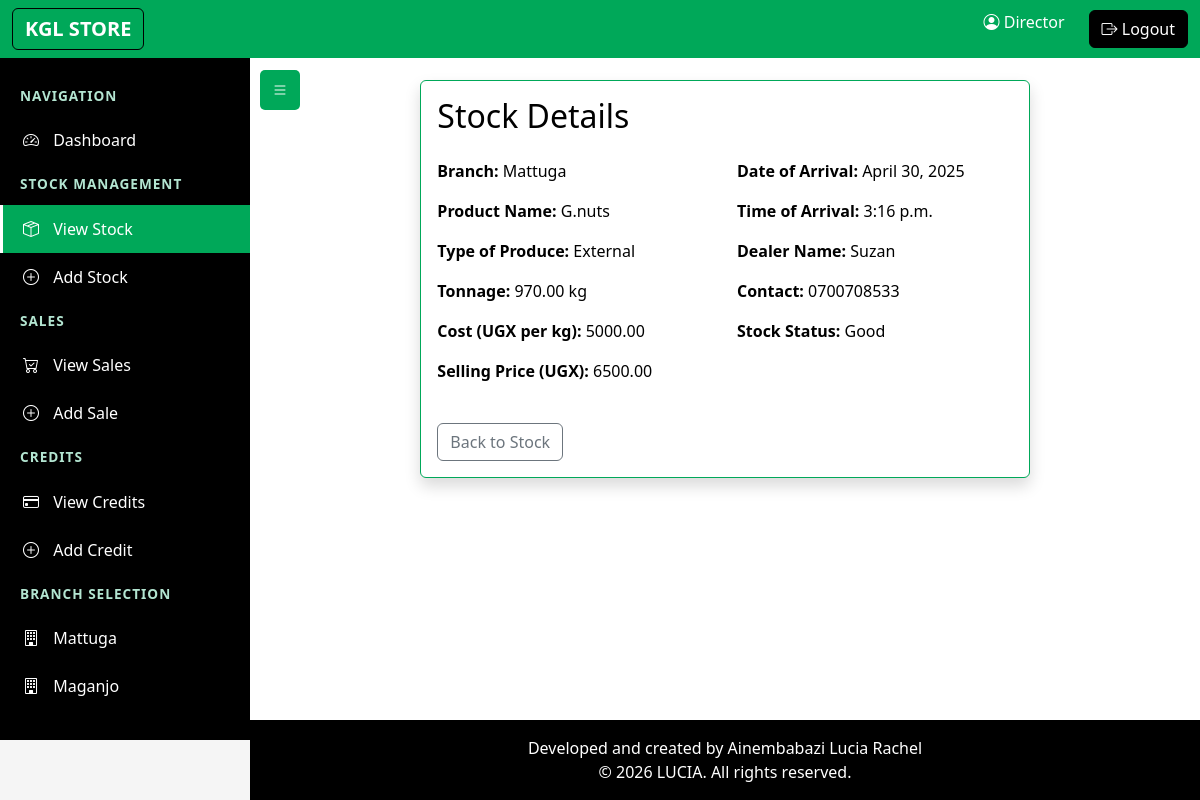
/stock/6/ (signed in), run on the app's committed database.
### kglapp/models.py (models this page shows, shortened)
class UserProfile(AbstractUser):
    USERNAME_FIELD = 'username'
    REQUIRED_FIELDS = ['email']
    phone_number = models.CharField(max_length=15, null=False, blank=False)
    address = models.TextField(null=False, blank=False)
    contact = models.CharField(max_length=20, blank=True)
    gender = models.CharField(max_length=10, null=False, blank=False)
    role = models.CharField(max_length=20, choices=[
        ('manager', 'Manager'),
        ('director', 'Director'),
        ('sales_agent', 'Sales Agent')
    ], default='manager')
    branch = models.CharField(max_length=100, null=True, blank=True, choices=[
        ('Mattuga', 'Mattuga'),
        ('Maganjo', 'Maganjo'),
    ])
    date_joined = models.DateTimeField(default=timezone.now)

class Stock(models.Model):
    name_of_produce = models.CharField(max_length=100, null=False, blank=False)
    branch = models.CharField(max_length=100, null=False, blank=False, default='Mattuga', choices=[
        ('Mattuga', 'Mattuga'),
        ('Maganjo', 'Maganjo'),
    ])
    type_of_produce = models.CharField(max_length=50, null=False, blank=False)
    date_of_arrival = models.DateField(auto_now_add=True,null=False, blank=False)
    time_of_arrival = models.TimeField(auto_now_add=True,null=False, blank=False)
    tonnage = models.DecimalField(max_digits=10, decimal_places=2, null= False, blank=False)
    name_of_dealer = models.CharField(max_length=100, null=False, blank=False)
    cost = models.DecimalField(max_digits=12, decimal_places=2, null=False, blank=False)
    contact = models.CharField(max_length=20, null=False, blank=False)
    sell_price = models.DecimalField(max_digits=12, decimal_places=2, null=False, blank=False)
    def get_stock_status(self):
        if self.tonnage < 100:
            return "Low"
        elif self.tonnage < 500:
            return "Medium"
        else:
            return "Good"

### kglapp/views.py (the view)
# urls.py: path('stock/<int:stock_id>/', views.view_stock, name='view_stock'),
@login_required
@has_role(['manager', 'director'])
@branch_access_required
def view_stock(request, stock_id):
    stock = get_object_or_404(Stock, id=stock_id)
    return render(request, 'view_stock.html', {'stock': stock})

### kglapp/views.py (called while the page is built, shortened)
def has_role(roles):
    def check_role(user):
        if not user.is_authenticated:
            return False
        if user.is_superuser:
            return True
        if isinstance(roles, str):
            return user.role == roles
        return user.role in roles
    return user_passes_test(check_role)

def branch_access_required(view_func):
    @wraps(view_func)
    def _wrapped_view(request, *args, **kwargs):
        if request.user.is_superuser or request.user.role == 'director':
            return view_func(request, *args, **kwargs)
    return _wrapped_view

### kglapp/templates/view_stock.html (shortened to what this page needs)
{% extends 'base.html' %}
{% block content %}
<div class="row justify-content-center">
    <div class="col-md-8">
        <div class="card shadow">
            <div class="card-body">
                <h2 class="mb-4">Stock Details</h2>
                <div class="row mb-3">
                    <div class="col-md-6">
                        <p><strong>Branch:</strong> {{ stock.branch }}</p>
                        <p><strong>Product Name:</strong> {{ stock.name_of_produce }}</p>
                        <p><strong>Type of Produce:</strong> {{ stock.type_of_produce }}</p>
                        <p><strong>Tonnage:</strong> {{ stock.tonnage }} kg</p>
                        <p><strong>Cost (UGX per kg):</strong> {{ stock.cost }}</p>
                        <p><strong>Selling Price (UGX):</strong> {{ stock.sell_price }}</p>
                    </div>
                    <div class="col-md-6">
                        <p><strong>Date of Arrival:</strong> {{ stock.date_of_arrival }}</p>
                        <p><strong>Time of Arrival:</strong> {{ stock.time_of_arrival }}</p>
                        <p><strong>Dealer Name:</strong> {{ stock.name_of_dealer }}</p>
                        <p><strong>Contact:</strong> {{ stock.contact }}</p>
                        <p><strong>Stock Status:</strong> {{ stock.get_stock_status }}</p>
                    </div>
                </div>
                <div class="mt-4">
                    <a href="{% url 'all_stock' %}" class="btn btn-outline-secondary">Back to Stock</a>
                </div>
            </div>
        </div>
    </div>
</div>
{% endblock %}

### kglapp/templates/base.html (shortened to what this page needs)
<!DOCTYPE html>
<html lang="en">
<head>
    {% load django_bootstrap5 %}
    {% load crispy_forms_tags %}
    {% bootstrap_css %}
    <link rel="stylesheet" href="https://cdn.jsdelivr.net/npm/bootstrap-icons@1.11.3/font/bootstrap-icons.min.css">
</head>
<body>
    <nav class="navbar navbar-expand-lg navbar-dark bg-primary mb-4">
        <div class="container-fluid">
            <a class="navbar-brand btn btn-dark" href="{% url 'dashboard' %}">KGL STORE</a>
            <div class="collapse navbar-collapse" id="navbarNav">
                <ul class="navbar-nav ms-auto">
                    <li class="nav-item">
                        <span class="navbar-text me-3">
                            <i class="bi bi-person-circle"></i> {{ user.username }}
                        </span>
                    </li>
                    <li class="nav-item">
                        <form method="POST" action="{% url 'logout' %}" class="d-inline">
                            <button type="submit" class="btn btn-dark ms-2">
                                <i class="bi bi-box-arrow-right"></i> Logout
                            </button>
                        </form>
                    </li>
                </ul>
            </div>
        </div>
    </nav>
    <button class="sidebar-toggle" id="sidebarToggle" onclick="toggleSidebar()">
        <i class="bi bi-list"></i>
    </button>
    <div class="sidebar" id="sidebar">
        <div class="sidebar-section">Navigation</div>
        <a href="{% url 'dashboard' %}" class="sidebar-link">
            <i class="bi bi-speedometer2"></i> Dashboard
        </a>
        {% if user_role == 'manager' or user_role == 'director' %}
        <div class="sidebar-section">Stock Management</div>
        <a href="{% url 'all_stock' %}{% if current_branch and user_role == 'director' %}?branch={{ current_branch }}{% endif %}" class="sidebar-link">
            <i class="bi bi-box-seam"></i> View Stock
        </a>
        <a href="{% url 'add_stock' %}{% if current_branch and user_role == 'director' %}?branch={{ current_branch }}{% endif %}" class="sidebar-link">
            <i class="bi bi-plus-circle"></i> Add Stock
        </a>
        {% endif %}
        <div class="sidebar-section">Sales</div>
        <a href="{% url 'all_sales' %}{% if current_branch and user_role == 'director' %}?branch={{ current_branch }}{% endif %}" class="sidebar-link">
            <i class="bi bi-cart-check"></i> View Sales
        </a>
        <a href="{% url 'add_sale' %}{% if current_branch and user_role == 'director' %}?branch={{ current_branch }}{% endif %}" class="sidebar-link">
            <i class="bi bi-plus-circle"></i> Add Sale
        </a>
        <div class="sidebar-section">Credits</div>
        <a href="{% url 'all_credits' %}{% if current_branch and user_role == 'director' %}?branch={{ current_branch }}{% endif %}" class="sidebar-link">
            <i class="bi bi-credit-card"></i> View Credits
        </a>
        <a href="{% url 'add_credit' %}{% if current_branch and user_role == 'director' %}?branch={{ current_branch }}{% endif %}" class="sidebar-link">
            <i class="bi bi-plus-circle"></i> Add Credit
        </a>
        {% if user_role == 'director' %}
        <div class="sidebar-section">Branch Selection</div>
        <a href="{% url 'dashboard' %}?branch=Mattuga" class="sidebar-link">
            <i class="bi bi-building"></i> Mattuga
        </a>
        <a href="{% url 'dashboard' %}?branch=Maganjo" class="sidebar-link">
            <i class="bi bi-building"></i> Maganjo
        </a>
        {% endif %}
    </div>
    <div class="main-content" id="mainContent">
        <div class="container-fluid">
            {% block content %}
            {% endblock %}
        </div>
    </div>
    <footer class="footer py-3 bg-dark text-white" id="footer">
        <div class="container text-center">
            <p class="mb-0">Developed and created by Ainembabazi Lucia Rachel</p>
            <p class="mb-0">&copy; {% now "Y" %} LUCIA. All rights reserved.</p>
        </div>
    </footer>
</body>
</html>

### data on the page
UserProfile: username "Director"
Stock: branch "Mattuga", name_of_produce "G.nuts", type_of_produce "External", tonnage "970.00", cost "5000.00", sell_price "6500.00", date_of_arrival "April 30, 2025", time_of_arrival "3:16 p.m.", name_of_dealer "Suzan", contact "0700708533", get_stock_status "Good"
